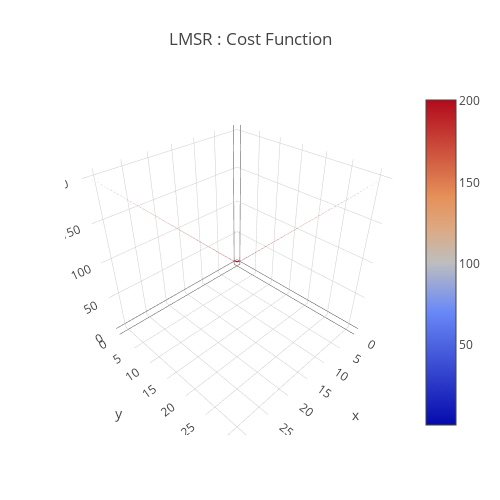

The code cell stored with this chart in its notebook:
### Code cell
b = 1
data = [
    go.Surface(
        z=LMSR(x,y,b)
    )
]
layout = go.Layout(
    title='LMSR : Cost Function',
    autosize=False,
    width=500,
    height=500,
    margin=dict(
        l=65,
        r=50,
        b=65,
        t=90
    )
)
fig = go.Figure(data=data, layout=layout)
URL = plotly.offline.iplot(fig, filename='Costfunction-3d-surface.html')

### Figure 1 — Plotly figure (JSON) as saved in the notebook; plotly's stock layout.template omitted (floating-point values rounded to 4 significant figures; data arrays with more than 128 entries replaced by an {"elided": "..."} marker saying what was removed)
{"data": [{"type": "surface", "uid": "58b14c66-5340-4451-9ab3-19b553da20ec", "z": {"elided": "32x32 float values"}}], "layout": {"autosize": false, "height": 500, "margin": {"b": 65, "l": 65, "r": 50, "t": 90}, "title": {"text": "LMSR : Cost Function"}, "width": 500}}
